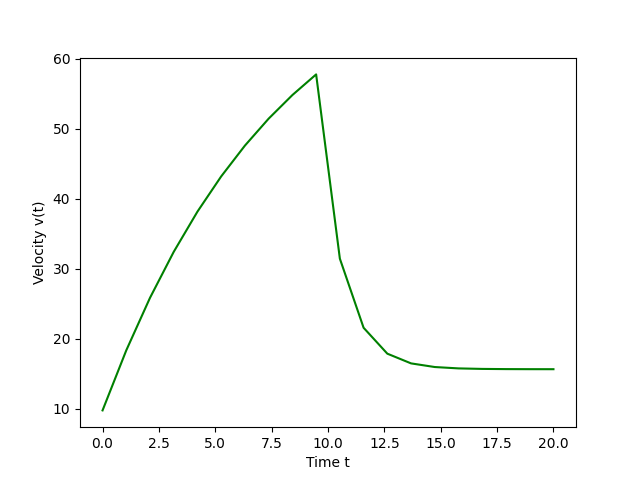

Source code (Python):
import numpy as np
import matplotlib.pyplot as plt
"""
Problem statement: 
Compute the velocity of a parachutist using Euler's method for the case where m = 80kg 
and c = 10 kg/s. Perform the calculation from t = 0 to 20s with a step size of 1s. Use 
an initial condition that the parachutist has an upward velocity of 20m/s at t = 0. At 
t = 10s, assume that the chute is instantenously deployed so that the drag coefficient
jumps to 50 kg/s.
"""

g = 9.8 #m/s^2
m = 80 #kg
c = 10 #kg/s 

def v_gen(mass, drag, step):
    vi = -20
    vf = g*step
    v_list = []
    temp_vi = 0
    time = 0
    while time < 20:
        if time >= 10:
            drag = 50 
        vi = temp_vi
        vf = vi + (g - drag*vi/mass)*step
        v_list.append(vf)
        temp_vi = vf
        time += step
    return vf, v_list

vf, v_list = v_gen(m, c, 1)
plt.xlabel("Time t")
plt.ylabel("Velocity v(t)")
t = np.linspace(0, 20, 20)
plt.plot(t, v_list, 'green')
plt.savefig('p1_5.png')